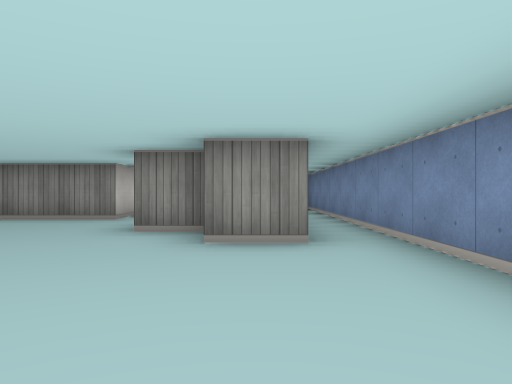
view 1 (above)

12 first-person views from a walk through a cub3D maze. The camera is about half as high as the walls, looks level and sees 70° across. The floor is counted in squares. Each view is taken from the middle of a square. On the plan, view 1 faces up. The plan holds only what a view shows up to about 9 squares ahead; the rest is blank.

view 2
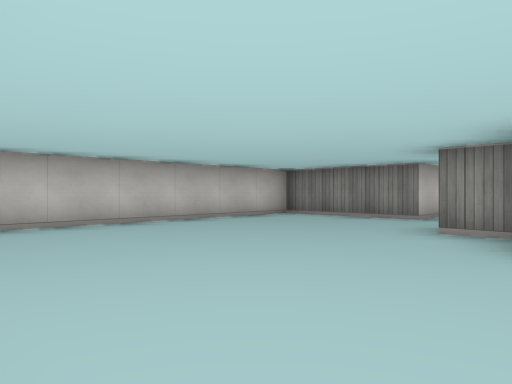

view 3
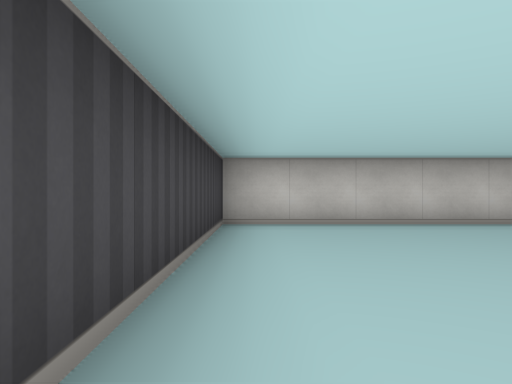

view 4
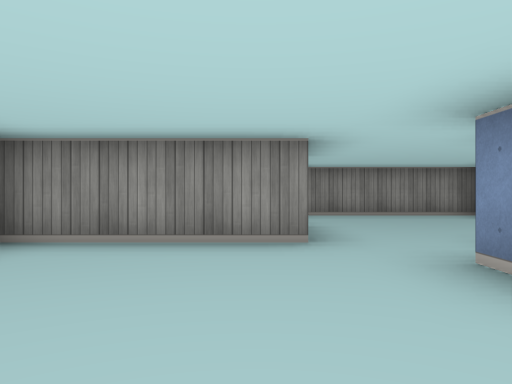

view 5
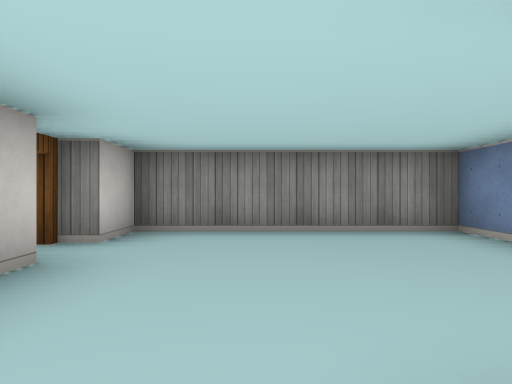

view 6
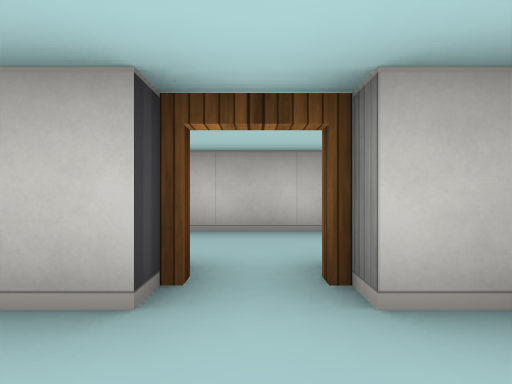

view 7
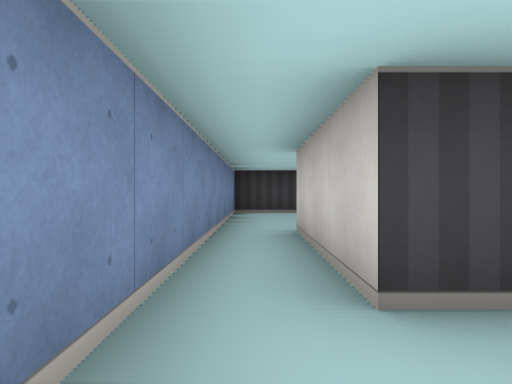

view 8
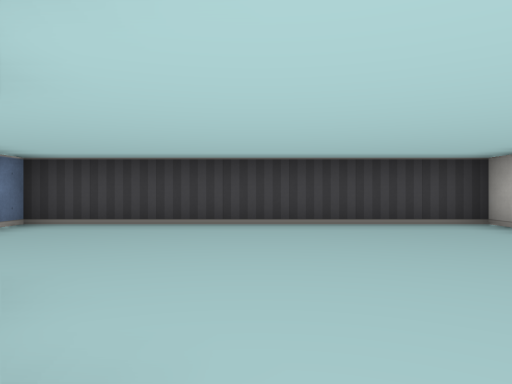

view 9
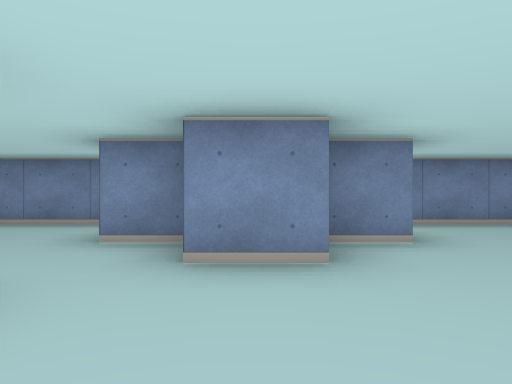

view 10
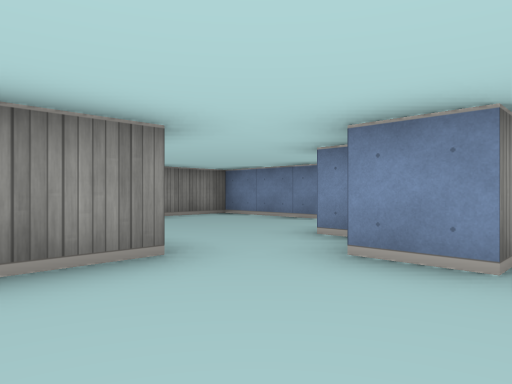

view 11
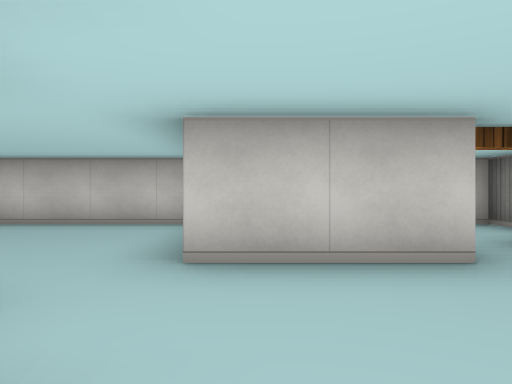

view 12
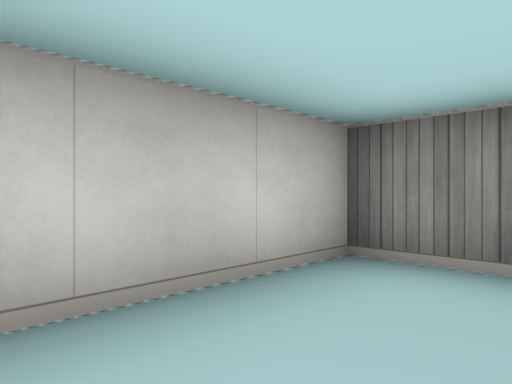

### Floor plan
Ten units are one square. View 1 is at (0, 0); x grows to the right and y downward. Boxes are objects, and circles mark ways between rooms. Rooms are numbered by the first view taken in them; rooms with no view inside come last. Other rooms are left out.
<svg viewBox="-60 -110 80 120">
<path fill="none" stroke="#000" d="M5 -35 -5 -35 -5 -45 -15 -45 -15 -55M-35 -65 -55 -65 -55 5 15 5 15 -35M-25 -85 -25 -65 -35 -65M-1 -65 5 -65 5 -35M-5 -56 -5 -65M15 -35 15 -105 -25 -105 -25 -95M-44 -105 -55 -105 -55 -81"/>
<circle cx="-13" cy="-53" r="3" fill="#2a7"/>
<circle cx="-30" cy="-90" r="3" fill="#2a7"/>
<text x="-20" y="-20">1</text>
<text x="-10" y="-80">2</text>
<text x="-50" y="-90">3</text>
</svg>
Room 1 opens to room 2. Room 2 opens to room 3.

Where each view was taken, in squares from view 1:
view 1: 0 up, 0 right, facing up
view 2: 0 up, 0 right, facing up-left
view 3: 0 up, 0 right, facing left
view 4: 3 up, 3 left, facing up
view 5: 6 up, 1 left, facing up
view 6: 9 up, 1 left, facing left
view 7: 8 up, 1 right, facing down
view 8: 5 up, 2 left, facing down
view 9: 5 up, 4 left, facing right
view 10: 4 up, 4 left, facing up-right
view 11: 7 up, 0 right, facing left
view 12: 8 up, 4 left, facing up-left
